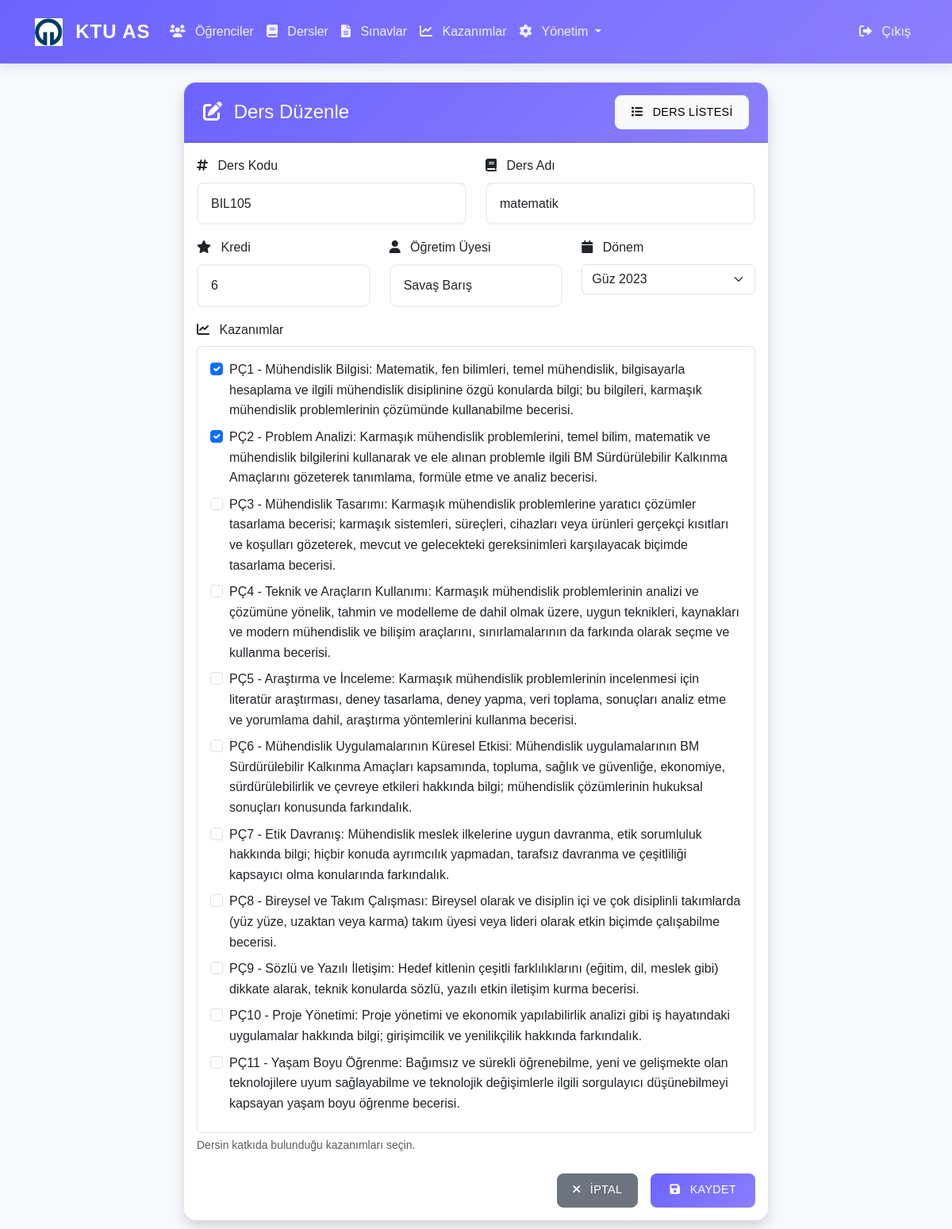
Page /admin/edit-course/2 (signed in) on the committed database.
### app/models/__init__.py (models this page shows, shortened)
class Course(db.Model):
    __tablename__ = 'courses'
    id = db.Column(db.Integer, primary_key=True)
    course_code = db.Column(db.String(20), unique=True, nullable=False)
    course_name = db.Column(db.String(100), nullable=False)
    credits = db.Column(db.Integer, nullable=False)
    instructor_name = db.Column(db.String(100), nullable=False)
    semester_id = db.Column(db.Integer, db.ForeignKey('semesters.id'), nullable=False)
    created_at = db.Column(db.DateTime, default=datetime.utcnow)
    exams = db.relationship('Exam', backref='course', lazy=True)

class Semester(db.Model):
    __tablename__ = 'semesters'
    id = db.Column(db.Integer, primary_key=True)
    name = db.Column(db.String(50), nullable=False)
    year = db.Column(db.Integer, nullable=False)
    semester_number = db.Column(db.Integer, nullable=False)
    created_at = db.Column(db.DateTime, default=datetime.utcnow)
    courses = db.relationship('Course', backref='semester', lazy=True)

class ProgramOutcome(db.Model):
    __tablename__ = 'program_outcomes'
    id = db.Column(db.Integer, primary_key=True)
    code = db.Column(db.String(10), unique=True, nullable=False)
    description = db.Column(db.Text, nullable=False)
    created_at = db.Column(db.DateTime, default=datetime.utcnow)
    related_courses = db.relationship('Course',
                                    secondary='course_program_outcomes',
                                    backref=db.backref('program_outcomes', lazy='dynamic'),
                                    lazy='dynamic')
    related_exams = db.relationship('Exam',
                                  secondary='exam_program_outcomes',
                                  backref=db.backref('program_outcomes', lazy='dynamic'),
                                  lazy='dynamic')

### app/routes/admin.py (the view, shortened to what this page needs)
@bp.route('/edit-course/<int:course_id>', methods=['GET', 'POST'])
@login_required
def edit_course(course_id):
    if not current_user.is_admin:
        flash('Bu sayfaya erişim yetkiniz yok!', 'error')
        return redirect(url_for('main.index'))
    course = Course.query.get_or_404(course_id)
    program_outcomes = ProgramOutcome.query.all()
    semesters = Semester.query.all()
    return render_template('admin/edit_course.html', course=course, program_outcomes=program_outcomes, semesters=semesters)

### app/__init__.py (called while the page is built)
@login_manager.user_loader
def load_user(user_id):
    from app.models import User
    return User.query.get(int(user_id))

### app/templates/admin/edit_course.html (shortened to what this page needs)
{% extends "base.html" %}
{% block content %}
<div class="row justify-content-center">
    <div class="col-md-8">
        <div class="card shadow">
            <div class="card-header bg-primary text-white d-flex justify-content-between align-items-center">
                <h4 class="mb-0">
                    <i class="fas fa-edit"></i> Ders Düzenle
                </h4>
                <a href="{{ url_for('main.course_list') }}" class="btn btn-light btn-sm">
                    <i class="fas fa-list"></i> Ders Listesi
                </a>
            </div>
            <div class="card-body">
                <form method="POST" action="{{ url_for('admin.edit_course', course_id=course.id) }}" class="needs-validation" novalidate>
                    <div class="row">
                        <div class="col-md-6 mb-3">
                            <label for="course_code" class="form-label">
                                <i class="fas fa-hashtag"></i> Ders Kodu
                            </label>
                            <input type="text" class="form-control" id="course_code" name="course_code"
                                   value="{{ course.course_code }}"
                                   pattern="[A-Z]{3}[0-9]{3}" required
                                   data-bs-toggle="tooltip" data-bs-placement="top"
                                   title="3 harf ve 3 rakamdan oluşan ders kodu (örn: CSE101)">
                        </div>
                        <div class="col-md-6 mb-3">
                            <label for="course_name" class="form-label">
                                <i class="fas fa-book"></i> Ders Adı
                            </label>
                            <input type="text" class="form-control" id="course_name" name="course_name"
                                   value="{{ course.course_name }}" required
                                   data-bs-toggle="tooltip" data-bs-placement="top"
                                   title="Dersin tam adı">
                        </div>
                    </div>
                    <div class="row">
                        <div class="col-md-4 mb-3">
                            <label for="credits" class="form-label">
                                <i class="fas fa-star"></i> Kredi
                            </label>
                            <input type="number" class="form-control" id="credits" name="credits"
                                   value="{{ course.credits }}"
                                   min="1" max="10" required
                                   data-bs-toggle="tooltip" data-bs-placement="top"
                                   title="Dersin kredi değeri (1-10)">
                        </div>
                        <div class="col-md-4 mb-3">
                            <label for="instructor_name" class="form-label">
                                <i class="fas fa-user"></i> Öğretim Üyesi
                            </label>
                            <input type="text" class="form-control" id="instructor_name" name="instructor_name"
                                   value="{{ course.instructor_name }}" required
                                   data-bs-toggle="tooltip" data-bs-placement="top"
                                   title="Dersi veren öğretim üyesi">
                        </div>
                        <div class="col-md-4 mb-3">
                            <label for="semester_id" class="form-label">
                                <i class="fas fa-calendar"></i> Dönem
                            </label>
                            <select class="form-select" id="semester_id" name="semester_id" required
                                    data-bs-toggle="tooltip" data-bs-placement="top"
                                    title="Dersin verileceği dönem">
                                {% for semester in semesters %}
                                <option value="{{ semester.id }}" {% if semester.id == course.semester_id %}selected{% endif %}>
                                    {{ semester.name }}
                                </option>
                                {% endfor %}
                            </select>
                        </div>
                    </div>
                    <div class="mb-4">
                        <label class="form-label">
                            <i class="fas fa-chart-line"></i> Kazanımlar
                        </label>
                        <div class="border p-3 rounded">
                            {% for outcome in program_outcomes %}
                            <div class="form-check mb-2">
                                <input class="form-check-input" type="checkbox"
                                       name="program_outcomes[]"
                                       value="{{ outcome.id }}"
                                       id="pc_{{ outcome.id }}"
                                       {% if outcome in course.program_outcomes %}checked{% endif %}>
                                <label class="form-check-label" for="pc_{{ outcome.id }}">
                                    {{ outcome.code }} - {{ outcome.description }}
                                </label>
                            </div>
                            {% endfor %}
                        </div>
                        <div class="form-text">
                            Dersin katkıda bulunduğu kazanımları seçin.
                        </div>
                    </div>
                    <div class="d-grid gap-2 d-md-flex justify-content-md-end">
                        <a href="{{ url_for('main.course_list') }}" class="btn btn-secondary me-md-2">
                            <i class="fas fa-times"></i> İptal
                        </a>
                        <button type="submit" class="btn btn-primary">
                            <i class="fas fa-save"></i> Kaydet
                        </button>
                    </div>
                </form>
            </div>
        </div>
    </div>
</div>
{% endblock %}

### app/static/css/style.css (style rules this page uses)
:root { --primary-color: #6C63FF; --secondary-color: #FF6584; --accent-color: #43E97B; --background-color: #F7F9FC; --text-color: #2D3748; --success-color: #43E97B; --warning-color: #FFB86C; --danger-color: #FF5555; --light-gray: #EDF2F7; --dark-gray: #4A5568; --gradient-primary: linear-gradient(135deg, #6C63FF 0%, #8B7FFF 100%); --gradient-success: linear-gradient(135deg, #43E97B 0%, #38F9D7 100%); --gradient-warning: linear-gradient(135deg, #FFB86C 0%, #FFA17F 100%); --gradient-danger: linear-gradient(135deg, #FF5555 0%, #FF8080 100%); }
body { font-family: 'Poppins', sans-serif; background-color: var(--background-color); color: var(--text-color); line-height: 1.6; }
.card { border: none; border-radius: 15px; box-shadow: 0 5px 15px rgba(0, 0, 0, 0.05); transition: transform 0.3s ease, box-shadow 0.3s ease; background: white; margin-bottom: 1.5rem; }
.card-header { background: var(--gradient-primary); color: white; border-radius: 15px 15px 0 0 !important; padding: 1rem 1.5rem; font-weight: 600; }
.btn { border-radius: 8px; padding: 0.6rem 1.2rem; font-weight: 500; letter-spacing: 0.3px; transition: all 0.3s ease; text-transform: uppercase; font-size: 0.9rem; }
.btn-primary { background: var(--gradient-primary); border: none; padding: 0.6rem 1.5rem; border-radius: 8px; font-weight: 500; transition: all 0.3s ease; }
.form-control { border: 2px solid var(--light-gray); border-radius: 8px; padding: 0.8rem 1rem; transition: all 0.3s ease; }
.card, .alert, .table { animation: fadeIn 0.5s ease-out; }
.fas { margin-right: 0.5rem; }

### rows in the picture
Course: course_code "BIL105", course_name "matematik", credits "6", instructor_name "Savaş Barış", semester_id "Güz 2023"
ProgramOutcome: code "PÇ1", description "Mühendislik Bilgisi: Matematik, fen bilimleri, temel mühendislik, bilgisayarla hesaplama ve ilgili mühendislik disiplinine özgü konularda bilgi; bu bilgileri, karmaşık mühendislik problemlerinin çözümünde kullanabilme becerisi."
ProgramOutcome: code "PÇ2", description "Problem Analizi: Karmaşık mühendislik problemlerini, temel bilim, matematik ve mühendislik bilgilerini kullanarak ve ele alınan problemle ilgili BM Sürdürülebilir Kalkınma Amaçlarını gözeterek tanımlama, formüle etme ve analiz becerisi."
ProgramOutcome: code "PÇ3", description "Mühendislik Tasarımı: Karmaşık mühendislik problemlerine yaratıcı çözümler tasarlama becerisi; karmaşık sistemleri, süreçleri, cihazları veya ürünleri gerçekçi kısıtları ve koşulları gözeterek, mevcut ve gelecekteki gereksinimleri karşılayacak biçimde tasarlama becerisi."
ProgramOutcome: code "PÇ4", description "Teknik ve Araçların Kullanımı: Karmaşık mühendislik problemlerinin analizi ve çözümüne yönelik, tahmin ve modelleme de dahil olmak üzere, uygun teknikleri, kaynakları ve modern mühendislik ve bilişim araçlarını, sınırlamalarının da farkında olarak seçme ve kullanma becerisi."
ProgramOutcome: code "PÇ5", description "Araştırma ve İnceleme: Karmaşık mühendislik problemlerinin incelenmesi için literatür araştırması, deney tasarlama, deney yapma, veri toplama, sonuçları analiz etme ve yorumlama dahil, araştırma yöntemlerini kullanma becerisi."
ProgramOutcome: code "PÇ6", description "Mühendislik Uygulamalarının Küresel Etkisi: Mühendislik uygulamalarının BM Sürdürülebilir Kalkınma Amaçları kapsamında, topluma, sağlık ve güvenliğe, ekonomiye, sürdürülebilirlik ve çevreye etkileri hakkında bilgi; mühendislik çözümlerinin hukuksal sonuçları konusunda farkındalık."
ProgramOutcome: code "PÇ7", description "Etik Davranış: Mühendislik meslek ilkelerine uygun davranma, etik sorumluluk hakkında bilgi; hiçbir konuda ayrımcılık yapmadan, tarafsız davranma ve çeşitliliği kapsayıcı olma konularında farkındalık."
ProgramOutcome: code "PÇ8", description "Bireysel ve Takım Çalışması: Bireysel olarak ve disiplin içi ve çok disiplinli takımlarda (yüz yüze, uzaktan veya karma) takım üyesi veya lideri olarak etkin biçimde çalışabilme becerisi."
ProgramOutcome: code "PÇ9", description "Sözlü ve Yazılı İletişim: Hedef kitlenin çeşitli farklılıklarını (eğitim, dil, meslek gibi) dikkate alarak, teknik konularda sözlü, yazılı etkin iletişim kurma becerisi."
ProgramOutcome: code "PÇ10", description "Proje Yönetimi: Proje yönetimi ve ekonomik yapılabilirlik analizi gibi iş hayatındaki uygulamalar hakkında bilgi; girişimcilik ve yenilikçilik hakkında farkındalık."
ProgramOutcome: code "PÇ11", description "Yaşam Boyu Öğrenme: Bağımsız ve sürekli öğrenebilme, yeni ve gelişmekte olan teknolojilere uyum sağlayabilme ve teknolojik değişimlerle ilgili sorgulayıcı düşünebilmeyi kapsayan yaşam boyu öğrenme becerisi."
